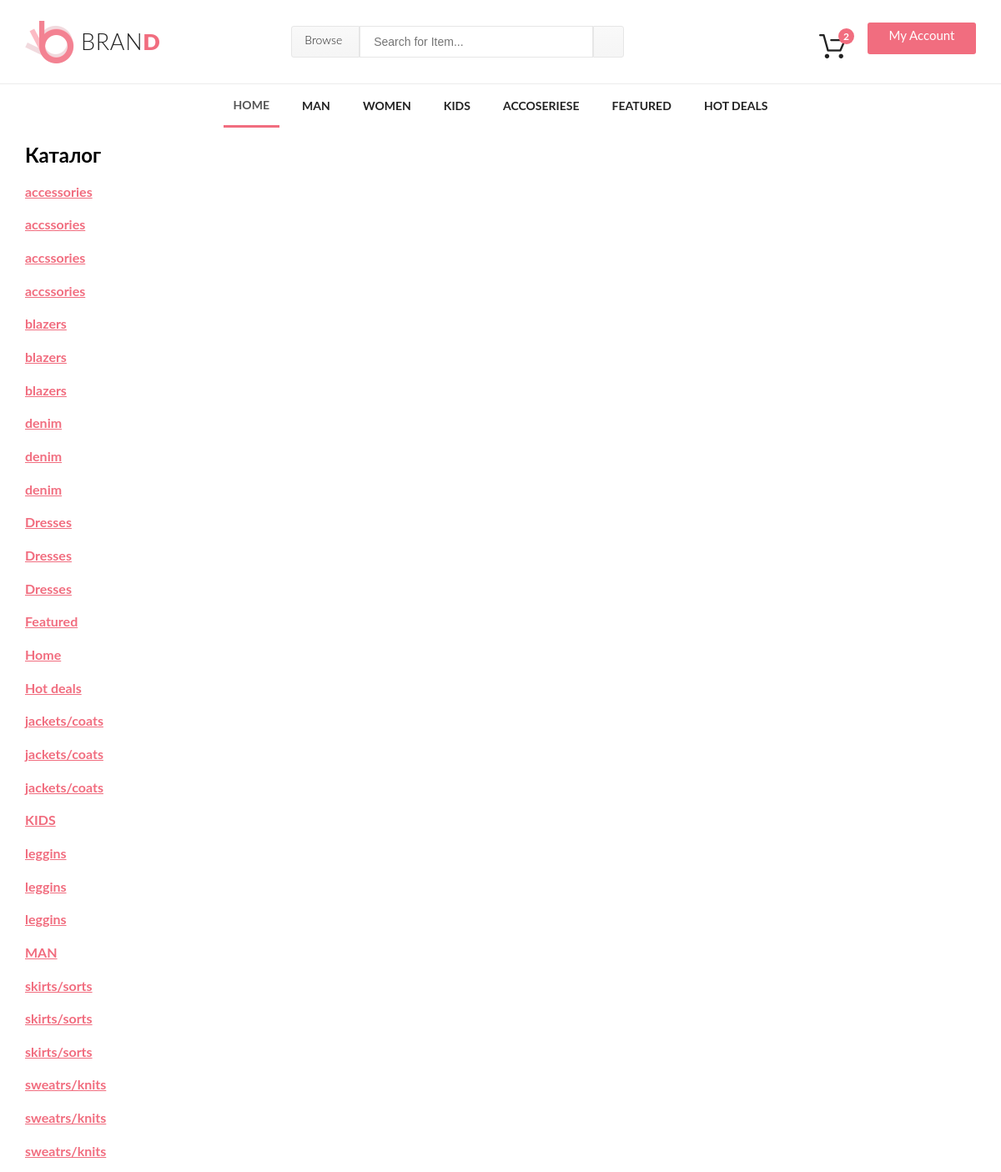
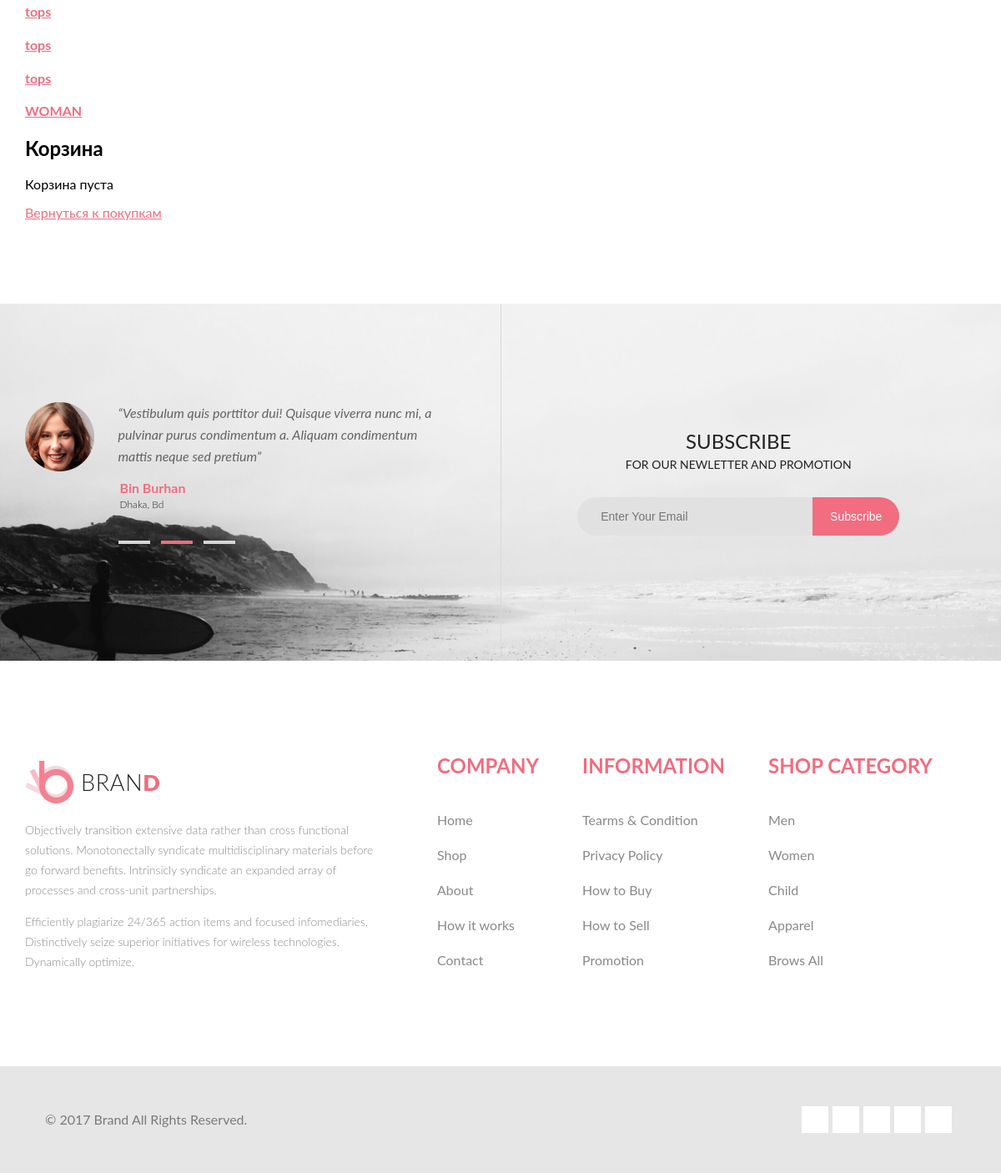
The page /cart on the database its author committed (2 pictures, top to bottom).
### tables this page shows
CREATE TABLE `catalog` (
  `id` int(10) unsigned NOT NULL AUTO_INCREMENT,
  `name` text NOT NULL,
  `parent` int(11) NOT NULL DEFAULT '0',
  `position` int(11) NOT NULL,
  `uuid` blob NOT NULL,
  `type` int(11) NOT NULL,
  `create_by` int(10) unsigned NOT NULL,
  `change_by` int(10) unsigned NOT NULL,
  `create_date` datetime NOT NULL,
  `change_date` datetime NOT NULL,
  `actual` int(11) NOT NULL,
  PRIMARY KEY (`id`),
  KEY `create_by` (`create_by`),
  KEY `change_by` (`change_by`)
);

### config/routes.php (called while the page is built)
<?php
return array(
    'product/([0-9]+)' => 'product/view/$1',
    'catalog' => 'catalog/index',
    'category/([0-9]+)/page-([0-9]+)' => 'catalog/category/$1/$2',
    'category/([0-9]+)' => 'catalog/category/$1',
    'cart/checkout' => 'cart/checkout',
    'cart/delete/([0-9]+)' => 'cart/delete/$1',
    'cart/add/([0-9]+)' => 'cart/add/$1',
    'cart/addAjax/([0-9]+)' => 'cart/addAjax/$1',
    'cart' => 'cart/index',
    'user/register' => 'user/register',
    'user/login' => 'user/login',
    'user/logout' => 'user/logout',
    'cabinet/edit' => 'cabinet/edit',
    'cabinet' => 'cabinet/index',
    'admin/product/create' => 'adminProduct/create',
    'admin/product/update/([0-9]+)' => 'adminProduct/update/$1',
    'admin/product/delete/([0-9]+)' => 'adminProduct/delete/$1',
    'admin/product' => 'adminProduct/index',
    'admin/category/create' => 'adminCategory/create',
    'admin/category/update/([0-9]+)' => 'adminCategory/update/$1',
    'admin/category/delete/([0-9]+)' => 'adminCategory/delete/$1',
    'admin/category' => 'adminCategory/index',
    'admin/order/update/([0-9]+)' => 'adminOrder/update/$1',
    'admin/order/delete/([0-9]+)' => 'adminOrder/delete/$1',
    'admin/order/view/([0-9]+)' => 'adminOrder/view/$1',
    'admin/order' => 'adminOrder/index',
    'admin' => 'admin/index',
    'contacts' => 'site/contact',
    'about' => 'site/about',
    'index.php' => 'site/index',
    '' => 'site/index',
);
?>

### controllers/CartController.php (called while the page is built, shortened)
<?php
class CartController
{
    public function actionIndex()
    {
        $categories = Category::getCategoriesList();
        $productsInCart = Cart::getProducts();
        require_once(ROOT . '/views/cart/index.php');
        return true;
    }
}

### index.php (called while the page is built, shortened)
<?php
    require_once(ROOT.'/components/Autoload.php');
    $router = new   Router();
    $router->run();
?>

### models/Category.php (called while the page is built, shortened)
<?php
class Category
{
    public static function getCategoriesList()
    {
        $db = Db::getConnection();
        $result = $db->query('SELECT id, name FROM catalog WHERE actual = "1" ORDER BY position, name ASC');
        $i = 0;
        $categoryList = array();
        while ($row = $result->fetch()) {
            $categoryList[$i]['id'] = $row['id'];
            $categoryList[$i]['name'] = $row['name'];
            $i++;
        }
        return $categoryList;
    }
}

### components/Autoload.php (called while the page is built, shortened)
<?php
function autoload($class_name){
    $array_paths= array(
        '/models/',
        '/components/',
        '/controllers/',
    );
    foreach($array_paths as $path){
        $path = ROOT.$path.$class_name.'.php';
    }
}
?>

### components/Cart.php (called while the page is built, shortened)
<?php
class Cart{
    public static function getProducts(){
        return false;
    }
}
?>

### views/cart/index.php (the view)
<?php include ROOT . '/views/layouts/header.php'; ?>
<section>
    <div class="container">
        <div class="row">
            <div class="col-sm-3">
                <div class="left-sidebar">
                    <h2>Каталог</h2>
                    <div class="panel-group category-products">
                        <?php foreach ($categories as $categoryItem): ?>
                            <div class="panel panel-default">
                                <div class="panel-heading">
                                    <h4 class="panel-title">
                                        <a href="/category/<?php echo $categoryItem['id'];?>">
                                            <?php echo $categoryItem['name'];?>
                                        </a>
                                    </h4>
                                </div>
                            </div>
                        <?php endforeach; ?>
                    </div>
                </div>
            </div>
            <div class="col-sm-9 padding-right">
                <div class="features_items">
                    <h2 class="title text-center">Корзина</h2>
                    <?php if ($productsInCart): ?>
                        <p>Вы выбрали такие товары:</p>
                        <table class="table-bordered table-striped table">
                            <tr>
                                <th>Код товара</th>
                                <th>Название</th>
                                <th>Стомость, $</th>
                                <th>Количество, шт</th>
                                <th>Удалить</th>
                            </tr>
                            <?php foreach ($products as $product): ?>
                                <tr>
                                    <td><?php echo $product['code'];?></td>
                                    <td>
                                        <a href="/product/<?php echo $product['id'];?>">
                                            <?php echo $product['name'];?>
                                        </a>
                                    </td>
                                    <td><?php echo $product['price'];?></td>
                                    <td><?php echo $productsInCart[$product['id']];?></td>
                                    <td>
                                        <a href="/cart/delete/<?php echo $product['id'];?>">
                                            <i class="fa fa-times"></i>
                                        </a>
                                    </td>
                                </tr>
                            <?php endforeach; ?>
                                <tr>
                                    <td colspan="4">Общая стоимость, $:</td>
                                    <td><?php echo $totalPrice;?></td>
                                </tr>
                        </table>
                        <a class="btn btn-default checkout" href="/cart/checkout"><i class="fa fa-shopping-cart"></i> Оформить заказ</a>
                    <?php else: ?>
                        <p>Корзина пуста</p>
                        <a class="btn btn-default checkout" href="/"><i class="fa fa-shopping-cart"></i> Вернуться к покупкам</a>
                    <?php endif; ?>
                </div>
            </div>
        </div>
    </div>
</section>
<?php include ROOT . '/views/layouts/footer.php'; ?>

### components/Router.php (shortened to what this page needs)
<?php
class Router{
    private $routes;
    public function __construct(){
        $routesPath= ROOT.'/config/routes.php';
        $this->routes = include($routesPath);
    }
    private function getURI(){
        if(!empty($_SERVER['REQUEST_URI'])){
            return trim($_SERVER['REQUEST_URI'],'/');
        }
    }
    public function run(){
        $uri = $this->getURI();
        foreach($this->routes as $uriPattern=>$path){
            if(preg_match("~$uriPattern~", $uri)){
                $internalRoute = preg_replace("~$uriPattern~",$path, $uri);
                $segments = explode('/', $internalRoute);
                $controllerName = array_shift($segments).'Controller';
                $actionName = 'action'.ucfirst(array_shift($segments));
                $parameters = $segments;
                $controllerObject = new $controllerName;
                $result = call_user_func_array(array($controllerObject, $actionName),$parameters);
                if($result !=null){
                    break;
                }
            }
        }
    }
}
?>

### views/layouts/header.php (shortened to what this page needs)
<!DOCTYPE html>
<html lang="ru">
<head>
    <link href="./template/style/normalize.min.css" rel="stylesheet">
    <link href="./template/style/css" rel="stylesheet">
    <link href="./template/style/style.css" rel="stylesheet">
    <link href="./template/style/cf5d86799b.css" media="all" rel="stylesheet">
</head>
<body>
    <header class="header">
        <div class="container"><a class="logo header__logo" href="./index.php"><img src="./template/img/logo.png" alt="Logo">bran<span class="logo__d">d</span></a>
            <div class="header__search header-search">
                <div class="header-search__browse dropdown-menu"><span class="header-search__q">Browse</span>
                </div>
                <input class="header-search__input" type="search" placeholder="Search for Item...">
                <button class="header-search__submit" type="submit"><i class="fa fa-search"></i></button>
            </div>
            <div class="header__cartbox">
                <div class="cart dropdown-menu"><img class="cart__image" src="./template/img/cart.png" alt="Cart">
                    <div class="cart__items-count">2</div>
                </div><a class="header__accaunt button-main" href="./index.html#">My Account <i class="fa fa-caret-down"></i></a>
            </div>
        </div>
    </header>
    <nav class="header-nav">
        <ul>
            <li class="mega-menu dropdown-menu active"><a href="./showcase.html">Home</a>
            </li>
            <li><a href="./showcase.html">Man</a></li>
            <li><a href="./showcase.html">Women</a></li>
            <li><a href="./showcase.html">Kids</a></li>
            <li><a href="./showcase.html">Accoseriese</a></li>
            <li><a href="./showcase.html">Featured</a></li>
            <li><a href="./showcase.html">Hot Deals</a></li>
        </ul>
    </nav>

### views/layouts/footer.php (shortened to what this page needs)
<aside class="subrevs">
    <div class="container">
        <div class="subrevs__block">
            <div class="reviews"><img class="reviews__image" src="./template/img/user1.png" alt="User photo">
                <div class="reviews__text">“Vestibulum quis porttitor dui! Quisque viverra nunc mi, a pulvinar purus condimentum a. Aliquam condimentum mattis neque sed pretium”
                    <div class="reviews__author reviev-author">
                        <div class="reviev-author__name">Bin Burhan</div>
                        <div class="reviev-author__desc">Dhaka, Bd</div>
                    </div>
                    <ul class="reviews__paginator">
                        <li class="rev1"><a href="./index.html#rev1"></a></li>
                        <li class="active"><a href="./index.html#active"></a></li>
                        <li class="rev3"><a href="./index.html#rev3"></a></li>
                    </ul>
                </div>
            </div>
        </div>
        <div class="subrevs__block">
            <div class="subscribe">
                <div class="subscribe__h1">Subscribe</div>
                <div class="subscribe__h2">FOR OUR NEWLETTER AND PROMOTION</div>
                <div class="subscribe__input">
                    <input class="text" type="email" placeholder="Enter Your Email">
                    <button class="button" type="submit">Subscribe</button>
                </div>
            </div>
        </div>
    </div>
</aside>
<div class="about container">
    <div class="about__text"><a class="about__logo logo" href="./index.html"><img src="./template/img/logo.png" alt="Logo">bran<span class="logo__d">d</span></a>
        <p>Objectively transition extensive data rather than cross functional solutions. Monotonectally syndicate multidisciplinary materials before go forward benefits. Intrinsicly syndicate an expanded array of processes and cross-unit partnerships.</p>
        <p>Efficiently plagiarize 24/365 action items and focused infomediaries. Distinctively seize superior initiatives for wireless technologies.<br>Dynamically optimize.</p>
    </div>
    <nav class="about__menu">
        <h2>Company</h2>
        <ul>
            <li><a href="./showcase.html">Home</a></li>
            <li><a href="./showcase.html">Shop</a></li>
            <li><a href="./showcase.html">About</a></li>
            <li><a href="./showcase.html">How it works</a></li>
            <li><a href="./showcase.html">Contact</a></li>
        </ul>
    </nav>
    <nav class="about__menu">
        <h2>Information</h2>
        <ul>
            <li><a href="./showcase.html">Tearms &amp; Condition</a></li>
            <li><a href="./showcase.html">Privacy Policy</a></li>
            <li><a href="./showcase.html">How to Buy</a></li>
            <li><a href="./showcase.html">How to Sell</a></li>
            <li><a href="./showcase.html">Promotion</a></li>
        </ul>
    </nav>
    <nav class="about__menu">
        <h2>Shop Category</h2>
        <ul>
            <li><a href="./showcase.html">Men</a></li>
            <li><a href="./showcase.html">Women</a></li>
            <li><a href="./showcase.html">Child</a></li>
            <li><a href="./showcase.html">Apparel</a></li>
            <li><a href="./showcase.html">Brows All</a></li>
        </ul>
    </nav>
</div>
<footer class="footer">
    <div class="container">
        <div class="footer__copy">© 2017 Brand All Rights Reserved.</div>
        <div class="footer__socials"><a href="./index.html" title="facebook"></a><a href="./index.html" title="twitter"></a><a href="./index.html" title="linkedin"></a><a href="./index.html" title="pinterest-p"></a><a href="./index.html" title="google-plus"></a>
        </div>
    </div>
</footer>
</body>
</html>

### rows shown on the page
catalog: name "accessories"
catalog: name "accssories"
catalog: name "accssories"
catalog: name "accssories"
catalog: name "blazers"
catalog: name "blazers"
catalog: name "blazers"
catalog: name "denim"
catalog: name "denim"
catalog: name "denim"
catalog: name "Dresses"
catalog: name "Dresses"
catalog: name "Dresses"
catalog: name "Featured"
catalog: name "Home"
catalog: name "Hot deals"
catalog: name "jackets/coats"
catalog: name "jackets/coats"
catalog: name "jackets/coats"
catalog: name "KIDS"
catalog: name "leggins"
catalog: name "leggins"
catalog: name "leggins"
catalog: name "MAN"
catalog: name "skirts/sorts"
catalog: name "skirts/sorts"
catalog: name "skirts/sorts"
catalog: name "sweatrs/knits"
catalog: name "sweatrs/knits"
catalog: name "sweatrs/knits"
catalog: name "tops"
catalog: name "tops"
catalog: name "tops"
catalog: name "WOMAN"
